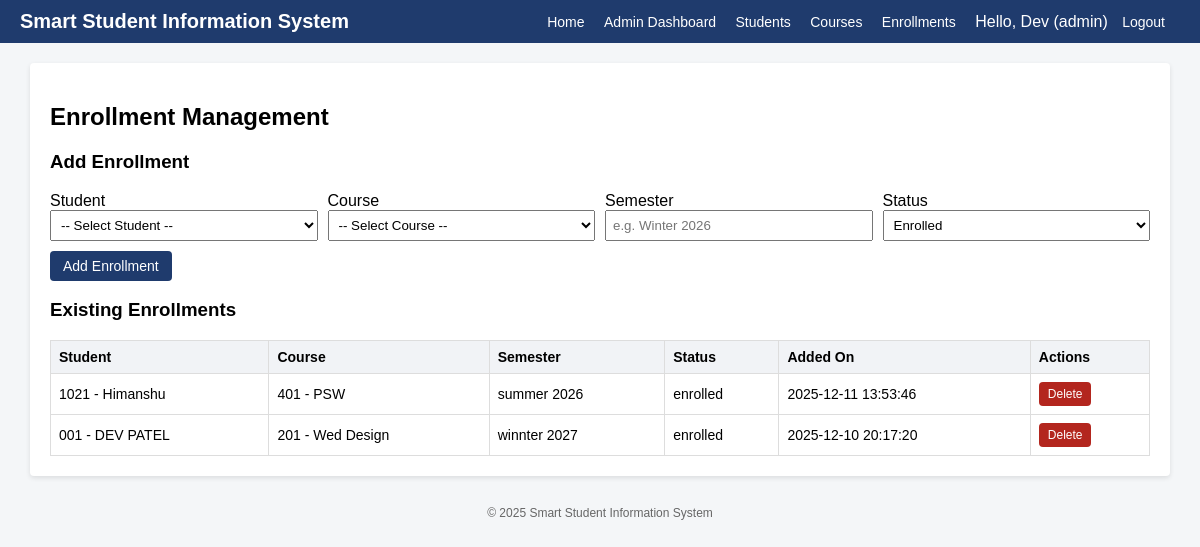
The app's page /admin/enrollments.php (signed in) with its own data.
### tables this page shows
CREATE TABLE `enrollments` (
  `id` int(11) NOT NULL,
  `student_id` int(11) NOT NULL,
  `course_id` int(11) NOT NULL,
  `semester` varchar(50) NOT NULL,
  `status` enum('enrolled','completed','dropped') NOT NULL DEFAULT 'enrolled',
  `created_at` datetime DEFAULT NULL,
  `updated_at` datetime DEFAULT NULL
);

CREATE TABLE `students` (
  `id` int(11) NOT NULL,
  `user_id` int(11) NOT NULL,
  `student_number` varchar(50) NOT NULL,
  `first_name` varchar(100) NOT NULL,
  `dob` date DEFAULT NULL,
  `program` varchar(150) DEFAULT NULL,
  `phone` varchar(30) DEFAULT NULL,
  `status` enum('active','inactive','graduated') NOT NULL DEFAULT 'active',
  `created_at` datetime DEFAULT NULL,
  `updated_at` datetime DEFAULT NULL
);

CREATE TABLE `courses` (
  `id` int(11) NOT NULL,
  `course_code` varchar(50) NOT NULL,
  `course_name` varchar(150) NOT NULL,
  `description` text DEFAULT NULL,
  `credits` tinyint(3) UNSIGNED NOT NULL DEFAULT 3,
  `created_at` datetime DEFAULT NULL,
  `updated_at` datetime DEFAULT NULL
);

### admin/enrollments.php (the view, shortened to what this page needs)
<?php
$pdo = getPDO();
$sql = "SELECT e.*, s.student_number, s.first_name, c.course_code, c.course_name
        FROM enrollments e
        JOIN students s ON e.student_id = s.id
        JOIN courses c ON e.course_id = c.id
        ORDER BY e.created_at DESC";
$enrollments = $pdo->query($sql)->fetchAll();
include '../header.php';
?>
<h2>Enrollment Management</h2>
<h3>Add Enrollment</h3>
<form method="post">
    <div class="flex">
        <div>
            <label>Student</label>
            <select name="student_id" required>
                <option value="">-- Select Student --</option>
            </select>
        </div>
        <div>
            <label>Course</label>
            <select name="course_id" required>
                <option value="">-- Select Course --</option>
            </select>
        </div>
        <div>
            <label>Semester</label>
            <input type="text" name="semester" placeholder="e.g. Winter 2026" required>
        </div>
        <div>
            <label>Status</label>
            <select name="status">
                <option value="enrolled">Enrolled</option>
            </select>
        </div>
    </div>
    <button class="btn btn-primary" type="submit">Add Enrollment</button>
</form>
<h3>Existing Enrollments</h3>
<table>
    <thead>
        <tr>
            <th>Student</th>
            <th>Course</th>
            <th>Semester</th>
            <th>Status</th>
            <th>Added On</th>
            <th>Actions</th>
        </tr>
    </thead>
    <tbody>
        <?php if (!$enrollments): ?>
            <tr><td colspan="6">No enrollments yet.</td></tr>
        <?php else: ?>
            <?php foreach ($enrollments as $e): ?>
                <tr>
                    <td><?php echo htmlspecialchars($e['student_number'] . ' - ' . $e['first_name']); ?></td>
                    <td><?php echo htmlspecialchars($e['course_code'] . ' - ' . $e['course_name']); ?></td>
                    <td><?php echo htmlspecialchars($e['semester']); ?></td>
                    <td><?php echo htmlspecialchars($e['status']); ?></td>
                    <td><?php echo htmlspecialchars($e['created_at']); ?></td>
                    <td>
                        <a class="btn btn-sm btn-danger" href="enrollments.php?delete=<?php echo $e['id']; ?>" onclick="return confirm('Delete this enrollment?');">Delete</a>
                    </td>
                </tr>
            <?php endforeach; ?>
        <?php endif; ?>
    </tbody>
</table>
<?php include '../footer.php'; ?>

### header.php (style rules this page uses)
body { font-family: Arial, sans-serif; background:#f4f6f8; margin:0; }
.btn { display:inline-block; padding:6px 12px; border-radius:4px; text-decoration:none; font-size:14px; border:1px solid transparent; cursor:pointer; }
.btn-primary { background:#1f3b6d; color:white; }
.btn-danger { background:#b3261e; color:white; }
.btn-sm { padding:4px 8px; font-size:12px; }
table { width:100%; border-collapse:collapse; margin-top:10px; }
th, td { border:1px solid #ddd; padding:8px; text-align:left; font-size:14px; }
th { background:#f1f3f6; }
input[type=text], input[type=email], input[type=password], input[type=date], select, textarea { padding:6px; width:100%; box-sizing:border-box; margin-bottom:10px; }
.flex { display:flex; gap:10px; flex-wrap:wrap; }
.flex > div { flex:1 1 200px; }

### records on screen
enrollments: student.first_name "1021 - Himanshu", course.course_name "401 - PSW", semester "summer 2026", status "enrolled", created_at "2025-12-11 13:53:46"
enrollments: student.first_name "001 - DEV PATEL", course.course_name "201 - Wed Design", semester "winnter 2027", status "enrolled", created_at "2025-12-10 20:17:20"

### other values on screen
$user['name'] "Dev"
$user['role'] "admin"
